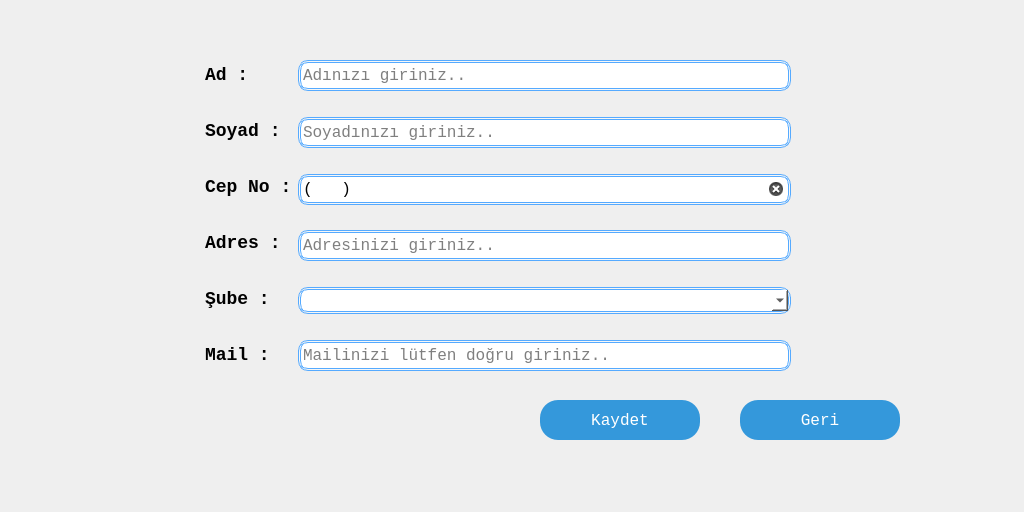
<?xml version="1.0" encoding="UTF-8"?>
<ui version="4.0">
 <class>gondericiEkle</class>
 <widget class="QWidget" name="gondericiEkle">
  <property name="geometry">
   <rect>
    <x>0</x>
    <y>0</y>
    <width>1024</width>
    <height>512</height>
   </rect>
  </property>
  <property name="maximumSize">
   <size>
    <width>1024</width>
    <height>512</height>
   </size>
  </property>
  <property name="windowTitle">
   <string>Gönderici Ekle</string>
  </property>
  <property name="windowIcon">
   <iconset resource="images.qrc">
    <normaloff>:/icon/icon.ico</normaloff>:/icon/icon.ico</iconset>
  </property>
  <property name="styleSheet">
   <string notr="true">QPushButton{
 	 background: #3498db;
	border-radius: 18px;
	font-family: Courier New;
	color: #ffffff;
	font-size: 16px;
	padding: 10px 20px 10px 20px;
	text-decoration: none;
    max-width:120px;
	min-width:120px;
	max-height:20px;	 
	min-height:20px;	 
}

QPushButton:hover {
	background: #3cb0fd;
	text-decoration: none;
}
QLineEdit{
	border: 2.5px double #55aaff;
    border-radius: 10px;
    background: rgb(255, 255, 255);
}
QComboBox{
	border: 2.5px double #55aaff;
    border-radius: 10px;
    background: rgb(255, 255, 255);
}
QWidget{
		font-family: Courier New;
}</string>
  </property>
  <widget class="QWidget" name="layoutWidget">
   <property name="geometry">
    <rect>
     <x>150</x>
     <y>60</y>
     <width>641</width>
     <height>311</height>
    </rect>
   </property>
   <layout class="QHBoxLayout" name="horizontalLayout">
    <property name="leftMargin">
     <number>55</number>
    </property>
    <property name="bottomMargin">
     <number>0</number>
    </property>
    <item>
     <layout class="QVBoxLayout" name="verticalLayout_2">
      <item>
       <widget class="QLabel" name="lblAd">
        <property name="minimumSize">
         <size>
          <width>0</width>
          <height>31</height>
         </size>
        </property>
        <property name="styleSheet">
         <string notr="true">font:bold 18px </string>
        </property>
        <property name="text">
         <string>Ad :</string>
        </property>
       </widget>
      </item>
      <item>
       <spacer name="verticalSpacer_6">
        <property name="orientation">
         <enum>Qt::Vertical</enum>
        </property>
        <property name="sizeHint" stdset="0">
         <size>
          <width>20</width>
          <height>40</height>
         </size>
        </property>
       </spacer>
      </item>
      <item>
       <widget class="QLabel" name="lblSoyad">
        <property name="minimumSize">
         <size>
          <width>0</width>
          <height>31</height>
         </size>
        </property>
        <property name="styleSheet">
         <string notr="true">font:bold 18px</string>
        </property>
        <property name="text">
         <string>Soyad :</string>
        </property>
       </widget>
      </item>
      <item>
       <spacer name="verticalSpacer_5">
        <property name="orientation">
         <enum>Qt::Vertical</enum>
        </property>
        <property name="sizeHint" stdset="0">
         <size>
          <width>20</width>
          <height>40</height>
         </size>
        </property>
       </spacer>
      </item>
      <item>
       <widget class="QLabel" name="lblCepNo">
        <property name="minimumSize">
         <size>
          <width>0</width>
          <height>31</height>
         </size>
        </property>
        <property name="styleSheet">
         <string notr="true">font:bold 18px 
</string>
        </property>
        <property name="text">
         <string>Cep No :</string>
        </property>
       </widget>
      </item>
      <item>
       <spacer name="verticalSpacer_4">
        <property name="orientation">
         <enum>Qt::Vertical</enum>
        </property>
        <property name="sizeHint" stdset="0">
         <size>
          <width>20</width>
          <height>40</height>
         </size>
        </property>
       </spacer>
      </item>
      <item>
       <widget class="QLabel" name="lblAdres">
        <property name="minimumSize">
         <size>
          <width>0</width>
          <height>31</height>
         </size>
        </property>
        <property name="styleSheet">
         <string notr="true">font:bold 18px </string>
        </property>
        <property name="text">
         <string>Adres :</string>
        </property>
       </widget>
      </item>
      <item>
       <spacer name="verticalSpacer_3">
        <property name="orientation">
         <enum>Qt::Vertical</enum>
        </property>
        <property name="sizeHint" stdset="0">
         <size>
          <width>20</width>
          <height>40</height>
         </size>
        </property>
       </spacer>
      </item>
      <item>
       <widget class="QLabel" name="lblSube">
        <property name="minimumSize">
         <size>
          <width>0</width>
          <height>31</height>
         </size>
        </property>
        <property name="styleSheet">
         <string notr="true">font:bold 18px </string>
        </property>
        <property name="text">
         <string>Şube :</string>
        </property>
       </widget>
      </item>
      <item>
       <spacer name="verticalSpacer_2">
        <property name="orientation">
         <enum>Qt::Vertical</enum>
        </property>
        <property name="sizeHint" stdset="0">
         <size>
          <width>20</width>
          <height>40</height>
         </size>
        </property>
       </spacer>
      </item>
      <item>
       <widget class="QLabel" name="lblMail">
        <property name="minimumSize">
         <size>
          <width>0</width>
          <height>31</height>
         </size>
        </property>
        <property name="styleSheet">
         <string notr="true">font:bold 18px</string>
        </property>
        <property name="text">
         <string>Mail :</string>
        </property>
       </widget>
      </item>
     </layout>
    </item>
    <item>
     <layout class="QVBoxLayout" name="verticalLayout">
      <item>
       <widget class="QLineEdit" name="lnAd">
        <property name="minimumSize">
         <size>
          <width>440</width>
          <height>31</height>
         </size>
        </property>
        <property name="styleSheet">
         <string notr="true">border-radius:10px;
font:16px
</string>
        </property>
        <property name="placeholderText">
         <string>Adınızı giriniz..</string>
        </property>
        <property name="clearButtonEnabled">
         <bool>true</bool>
        </property>
       </widget>
      </item>
      <item>
       <spacer name="verticalSpacer_7">
        <property name="orientation">
         <enum>Qt::Vertical</enum>
        </property>
        <property name="sizeHint" stdset="0">
         <size>
          <width>20</width>
          <height>40</height>
         </size>
        </property>
       </spacer>
      </item>
      <item>
       <widget class="QLineEdit" name="lnSoyad">
        <property name="minimumSize">
         <size>
          <width>440</width>
          <height>31</height>
         </size>
        </property>
        <property name="styleSheet">
         <string notr="true">border-radius:10px;
font:16px 
</string>
        </property>
        <property name="placeholderText">
         <string>Soyadınızı giriniz..</string>
        </property>
        <property name="clearButtonEnabled">
         <bool>true</bool>
        </property>
       </widget>
      </item>
      <item>
       <spacer name="verticalSpacer_8">
        <property name="orientation">
         <enum>Qt::Vertical</enum>
        </property>
        <property name="sizeHint" stdset="0">
         <size>
          <width>20</width>
          <height>40</height>
         </size>
        </property>
       </spacer>
      </item>
      <item>
       <widget class="QLineEdit" name="lnCepNo">
        <property name="minimumSize">
         <size>
          <width>440</width>
          <height>31</height>
         </size>
        </property>
        <property name="styleSheet">
         <string notr="true">border-radius:10px;
font:16px </string>
        </property>
        <property name="inputMask">
         <string>(999) 999 99 99</string>
        </property>
        <property name="text">
         <string>()   </string>
        </property>
        <property name="placeholderText">
         <string/>
        </property>
        <property name="clearButtonEnabled">
         <bool>true</bool>
        </property>
       </widget>
      </item>
      <item>
       <spacer name="verticalSpacer_9">
        <property name="orientation">
         <enum>Qt::Vertical</enum>
        </property>
        <property name="sizeHint" stdset="0">
         <size>
          <width>20</width>
          <height>40</height>
         </size>
        </property>
       </spacer>
      </item>
      <item>
       <widget class="QLineEdit" name="lnAdres">
        <property name="minimumSize">
         <size>
          <width>440</width>
          <height>31</height>
         </size>
        </property>
        <property name="styleSheet">
         <string notr="true">
border-radius:10px;
font:16px </string>
        </property>
        <property name="placeholderText">
         <string>Adresinizi giriniz..</string>
        </property>
        <property name="clearButtonEnabled">
         <bool>true</bool>
        </property>
       </widget>
      </item>
      <item>
       <spacer name="verticalSpacer_10">
        <property name="orientation">
         <enum>Qt::Vertical</enum>
        </property>
        <property name="sizeHint" stdset="0">
         <size>
          <width>20</width>
          <height>40</height>
         </size>
        </property>
       </spacer>
      </item>
      <item>
       <widget class="QComboBox" name="cmbxSubeList">
        <property name="enabled">
         <bool>true</bool>
        </property>
        <property name="styleSheet">
         <string notr="true">border-radius:10px;
font:16px 


</string>
        </property>
       </widget>
      </item>
      <item>
       <spacer name="verticalSpacer">
        <property name="orientation">
         <enum>Qt::Vertical</enum>
        </property>
        <property name="sizeHint" stdset="0">
         <size>
          <width>20</width>
          <height>40</height>
         </size>
        </property>
       </spacer>
      </item>
      <item>
       <widget class="QLineEdit" name="lnMail">
        <property name="minimumSize">
         <size>
          <width>440</width>
          <height>31</height>
         </size>
        </property>
        <property name="styleSheet">
         <string notr="true">border-radius:10px;
font:16px </string>
        </property>
        <property name="placeholderText">
         <string>Mailinizi lütfen doğru giriniz..</string>
        </property>
        <property name="clearButtonEnabled">
         <bool>true</bool>
        </property>
       </widget>
      </item>
     </layout>
    </item>
   </layout>
  </widget>
  <widget class="QPushButton" name="btn_geri">
   <property name="geometry">
    <rect>
     <x>740</x>
     <y>400</y>
     <width>160</width>
     <height>40</height>
    </rect>
   </property>
   <property name="styleSheet">
    <string notr="true"/>
   </property>
   <property name="text">
    <string>Geri</string>
   </property>
  </widget>
  <widget class="QPushButton" name="btnKaydet">
   <property name="geometry">
    <rect>
     <x>540</x>
     <y>400</y>
     <width>160</width>
     <height>40</height>
    </rect>
   </property>
   <property name="styleSheet">
    <string notr="true"/>
   </property>
   <property name="text">
    <string>Kaydet</string>
   </property>
  </widget>
  <zorder>btn_geri</zorder>
  <zorder>btnKaydet</zorder>
  <zorder>layoutWidget</zorder>
 </widget>
 <resources>
  <include location="images.qrc"/>
 </resources>
 <connections/>
</ui>
